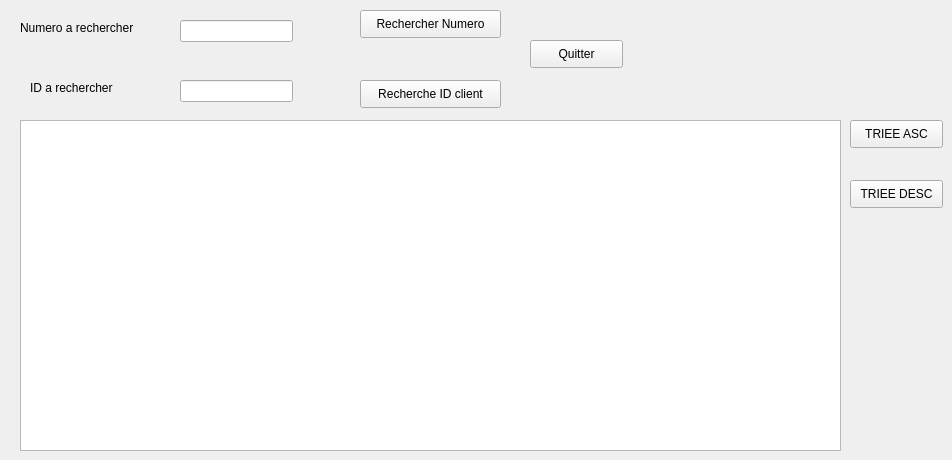
        <widget class="QWidget" name="tab_8">
         <attribute name="title">
          <string>Afficher les abonnements</string>
         </attribute>
         <widget class="QTableView" name="tababo">
          <property name="geometry">
           <rect>
            <x>20</x>
            <y>120</y>
            <width>821</width>
            <height>331</height>
           </rect>
          </property>
         </widget>
         <widget class="QLabel" name="label_13">
          <property name="geometry">
           <rect>
            <x>20</x>
            <y>20</y>
            <width>131</width>
            <height>16</height>
           </rect>
          </property>
          <property name="text">
           <string>Numero a rechercher</string>
          </property>
         </widget>
         <widget class="QLineEdit" name="num_rech">
          <property name="geometry">
           <rect>
            <x>180</x>
            <y>20</y>
            <width>113</width>
            <height>22</height>
           </rect>
          </property>
         </widget>
         <widget class="QPushButton" name="rech_num">
          <property name="geometry">
           <rect>
            <x>360</x>
            <y>10</y>
            <width>141</width>
            <height>28</height>
           </rect>
          </property>
          <property name="text">
           <string>Rechercher Numero</string>
          </property>
         </widget>
         <widget class="QLabel" name="label_14">
          <property name="geometry">
           <rect>
            <x>30</x>
            <y>80</y>
            <width>101</width>
            <height>16</height>
           </rect>
          </property>
          <property name="text">
           <string>ID a rechercher</string>
          </property>
         </widget>
         <widget class="QLineEdit" name="id_rechab">
          <property name="geometry">
           <rect>
            <x>180</x>
            <y>80</y>
            <width>113</width>
            <height>22</height>
           </rect>
          </property>
         </widget>
         <widget class="QPushButton" name="rech_id">
          <property name="geometry">
           <rect>
            <x>360</x>
            <y>80</y>
            <width>141</width>
            <height>28</height>
           </rect>
          </property>
          <property name="text">
           <string>Recherche ID client</string>
          </property>
         </widget>
         <widget class="QPushButton" name="trie_asc_ab">
          <property name="geometry">
           <rect>
            <x>850</x>
            <y>120</y>
            <width>93</width>
            <height>28</height>
           </rect>
          </property>
          <property name="text">
           <string>TRIEE ASC</string>
          </property>
         </widget>
         <widget class="QPushButton" name="trie_desc_abo">
          <property name="geometry">
           <rect>
            <x>850</x>
            <y>180</y>
            <width>93</width>
            <height>28</height>
           </rect>
          </property>
          <property name="text">
           <string>TRIEE DESC</string>
          </property>
         </widget>
         <widget class="QPushButton" name="quitterab">
          <property name="geometry">
           <rect>
            <x>530</x>
            <y>40</y>
            <width>93</width>
            <height>28</height>
           </rect>
          </property>
          <property name="text">
           <string>Quitter</string>
          </property>
         </widget>
        </widget>
